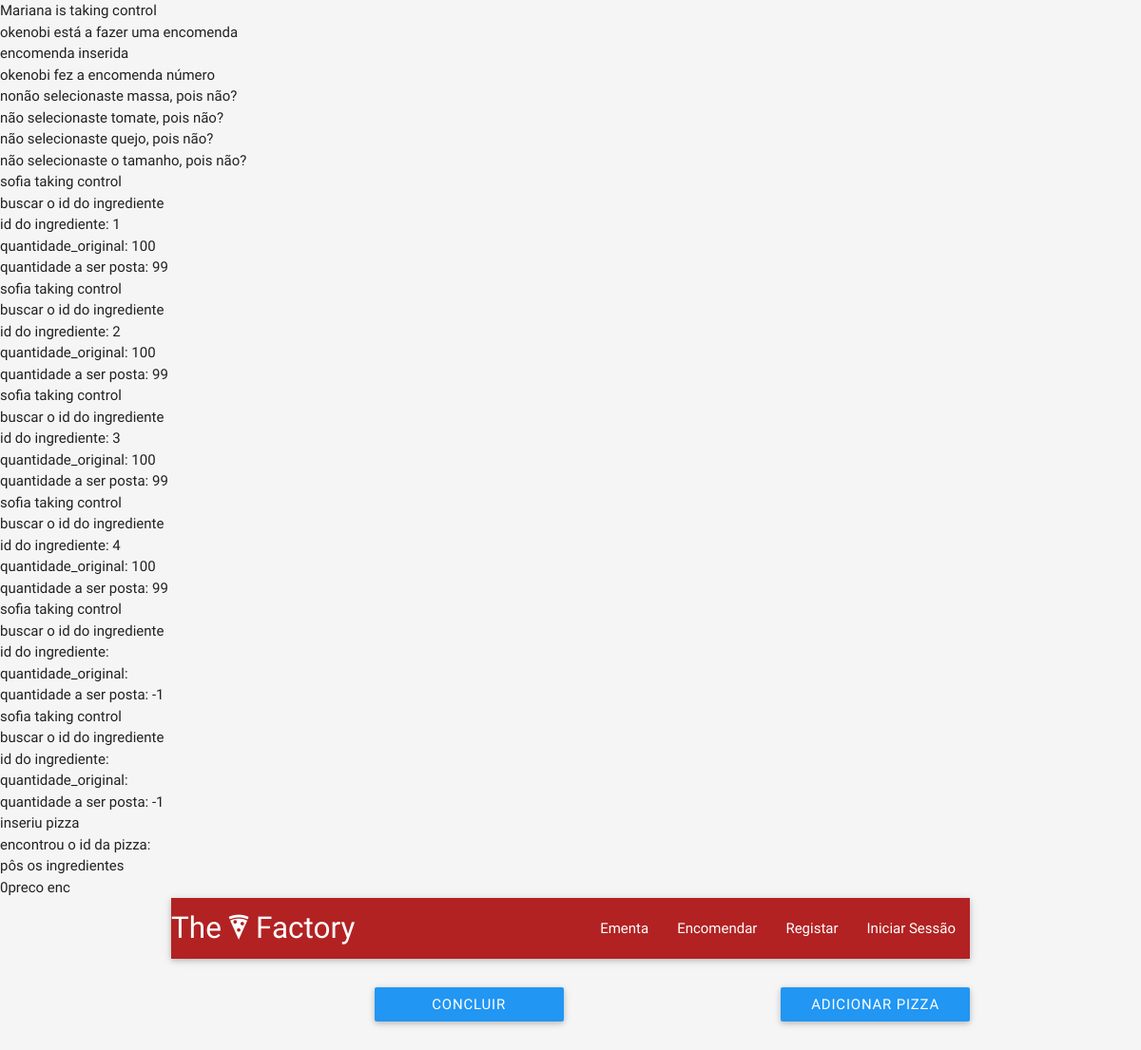
/php/inserirpizza.php (signed in), run on the app's committed database.
### tables this page shows
CREATE TABLE `INGREDIENTE` (
`ID_INGREDIENTE` int(11) NOT NULL,
  `QUANTIDADE` int(11) NOT NULL,
  `PRECO` int(11) NOT NULL
);

### php/inserirpizza.php (the view, shortened to what this page needs)
<?php
	include "connect.php";
	echo $_SESSION['username'] . " está a fazer uma encomenda" ."<br>";
    if ($_SESSION['pizza_inicial'] == false) {
        echo "encomenda inserida" . "<br>";
    }
	$sql_getIdEnc= "SELECT id_enc FROM ENCOMENDA ORDER BY data desc LIMIT 1";
    $result=mysqli_query($con,$sql_getIdEnc);
	$row = mysqli_fetch_array($result, MYSQLI_NUM);
	$id_enc = $row[0];
	echo $_SESSION['username']." fez a encomenda número " . $id_enc . "<br>";
	if (isset($_POST['action'])) {
	    echo "passou MASSA: " . $_POST['massa']. "<br>";
        $massa = $_POST['massa'];
	    echo "passou TAMANHO: " . $_POST['tamanho']." oi"."<br>";
        $tamanho = $_POST['tamanho'];
	    echo "passou TOMATE: " . $_POST['tomate'] . "<br>";
        $tomate = $_POST['tomate'];
	    echo "passou QUEIJO: " . $_POST['queijo']."<br>";
        $queijo = $_POST['queijo'];
		echo "passou INGREDIENTES: "."<br>";
        $ingrediente1 = $_POST['ingrediente1'];
        echo $ingrediente1;
        $ingrediente2 = $_POST['ingrediente2'];
        echo $ingrediente2;
        $ingrediente3 = $_POST['ingrediente3'];
        echo $ingrediente3;
        $ingrediente4 = $_POST['ingrediente4'];
        echo $ingrediente4;
        $ingrediente5 = $_POST['ingrediente5'];
        echo $ingrediente5;
        $ingrediente6 = $_POST['ingrediente6'];
        echo $ingrediente6."<br>";
	} else {
	    echo "no";
	}
    $preco = 0;
    if ($_POST['massa'] == "alta" || $_POST['massa'] == "fina")
    {
        $preco = $preco + 1;
        echo $preco."€"."<br>";
    }
    elseif ($_POST['massa'] == "rolling") {
       $preco = $preco + 1.5;
       echo $preco."€"."<br>";
    }
    else {
        echo "não selecionaste massa, pois não?"."<br>";
    }
    if ($_POST['tomate'] == "1")
    {
        $preco = $preco + 1;
        echo $preco."€"."<br>";
    }
    elseif ($_POST['tomate'] == "0") {
       $preco = $preco;
       echo $preco."€"."<br>";
    }
    else {
        echo "não selecionaste tomate, pois não?"."<br>";
    }
    if ($_POST['queijo'] == "1")
    {
        $preco = $preco + 1;
        echo $preco."€"."<br>";
    }
    elseif ($_POST['queijo'] == "2") {
       $preco = $preco + 1.5;
       echo $preco."€"."<br>";
    }
    elseif ($_POST['queijo'] == "0") {
       $preco = $preco;
       echo $preco."€"."<br>";
    }
    else {
        echo "não selecionaste quejo, pois não?"."<br>";
    }
    if ($_POST['tamanho'] == "individual")
    {
        $preco = $preco + 4;
        echo $preco."€"."<br>";
    }
    elseif ($_POST['tamanho'] == "media") {
       $preco = $preco + 6;
       echo $preco."€"."<br>";
    }
    elseif ($_POST['tamanho'] == "grande") {
       $preco = $preco + 8;
       echo $preco."€"."<br>";
    }
    else {
        echo "não selecionaste o tamanho, pois não?"."<br>";
    }
    for ($i=1; $i < 7; $i++) {
      echo("sofia taking control" . "<br>");
      $sql_get_ingrediente_info = "SELECT id_ingrediente, quantidade FROM INGREDIENTE WHERE id_ingrediente = '$i'";
      $result = mysqli_query($con, $sql_get_ingrediente_info);
      echo 'buscar o id do ingrediente' . '<br>';
      $row = mysqli_fetch_array($result, MYSQLI_NUM);
      $id_ingrediente = $row[0];
      echo 'id do ingrediente: ' . $id_ingrediente . '<br>';
      $quantidade_original = $row[1];
      echo 'quantidade_original: ' . $quantidade_original . '<br>';
      $quantidade = $quantidade_original - 1;
      echo 'quantidade a ser posta: ' . $quantidade . '<br>';
    }
	echo "inseriu pizza" . "<br>";
	$sql_getIdPizza="SELECT id_pizza FROM PIZZA ORDER BY data desc LIMIT 1";
    $result=mysqli_query($con,$sql_getIdPizza);
	$row = mysqli_fetch_array($result, MYSQLI_NUM);
	$id_pizza= $row[0];
	echo "encontrou o id da pizza: " . $id_pizza . "<br>";
	echo "pôs os ingredientes " . "<br>";
    $preco_enc =  $_SESSION['preco'];
    echo $preco_enc."preco enc"."<br>";
?>
<html>
   <head>
      <link type="text/css" rel="stylesheet" href="../css/materialize.min.css"  media="screen,projection"/>
      <link href="../css/ionicons.min.css" rel="stylesheet">
      <link href="../css/style.css" rel="stylesheet" media="screen">
   </head>
   <body>
      <div class="container">
         <nav>
            <div class="nav-wrapper">
               <a href="index.php" class="brand-logo">The <i class="icon ion-pizza"></i> Factory</a>
               <ul id="nav-mobile" class="right side-nav">
                  <li><a href="ementa.php">Ementa</a></li>
                  <li><a href="encomenda.php">Encomendar</a></li>
                  <li><a href="registar.php">Registar</a></li>
                  <li><a href="login.php"> Iniciar Sessão </a></li>
               </ul>
            </div>
         </nav>
                  <div class="row">
                     <div class="col offset-s3 s3">
                     <form action="../done.php">
                        <button class="btn waves-effect waves-light" type="submit" name="concluir"> Concluir encomenda
                        </button>
                        </form>
                     </div>
                    <div class="col offset-s3 s3">
                        <form action="../encomenda.php">
                        <button class="btn waves-effect waves-light" type="submit" name="adicionar"> Adicionar pizza
                        </button>
                        </form>
                     </div>
                  </div>
    </div>
   </body>
</html>

### css/style.css (style rules this page uses)
body { background-color: WhiteSmoke; width: 100%; }
nav { background-color: FireBrick; margin-bottom: 30px; }

### data on the page
ingrediente: ID_INGREDIENTE "1", QUANTIDADE "100", QUANTIDADE "99"
ingrediente: ID_INGREDIENTE "2", QUANTIDADE "100", QUANTIDADE "99"
ingrediente: ID_INGREDIENTE "3", QUANTIDADE "100", QUANTIDADE "99"
ingrediente: ID_INGREDIENTE "4", QUANTIDADE "100", QUANTIDADE "99"

### other printed values
$_SESSION['username'] "okenobi"
$quantidade "-1"
$preco_enc "0"
